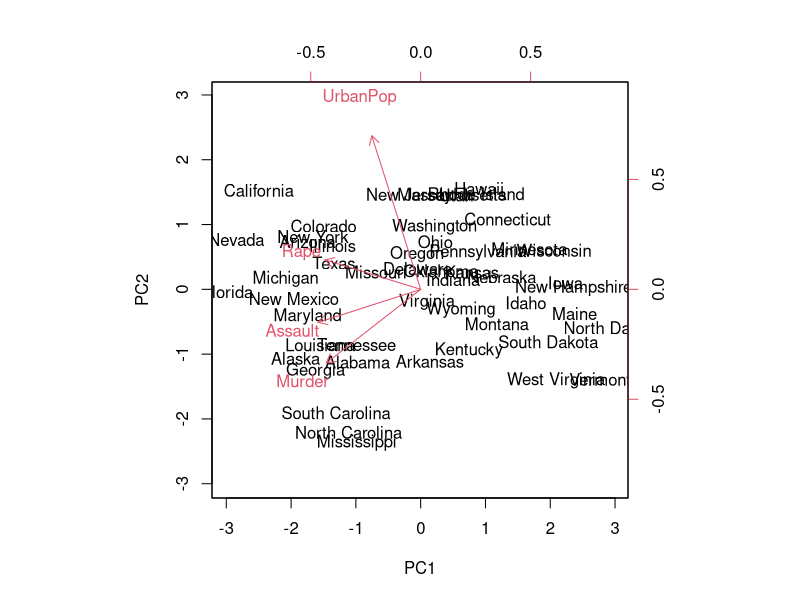
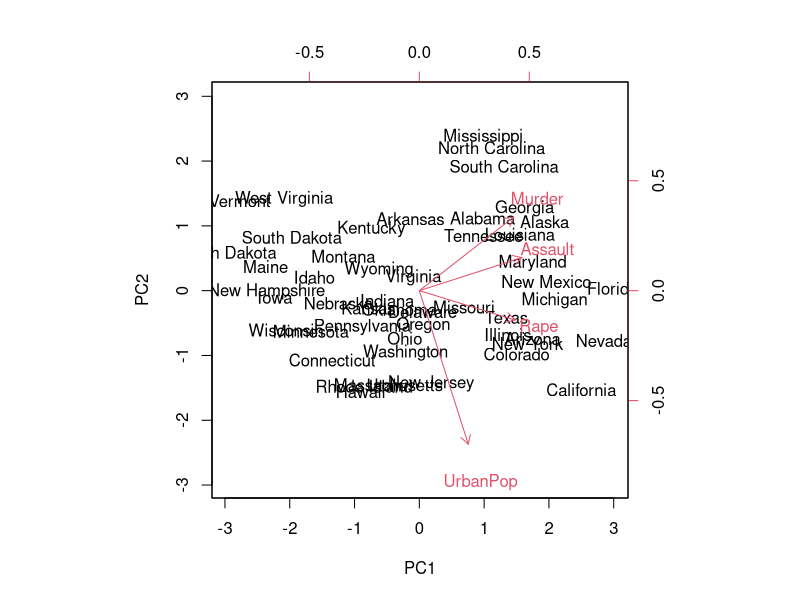
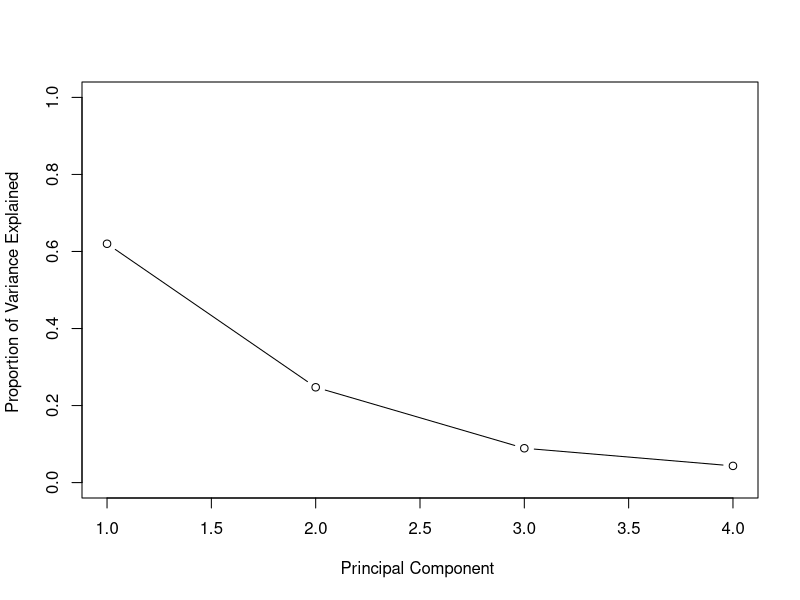
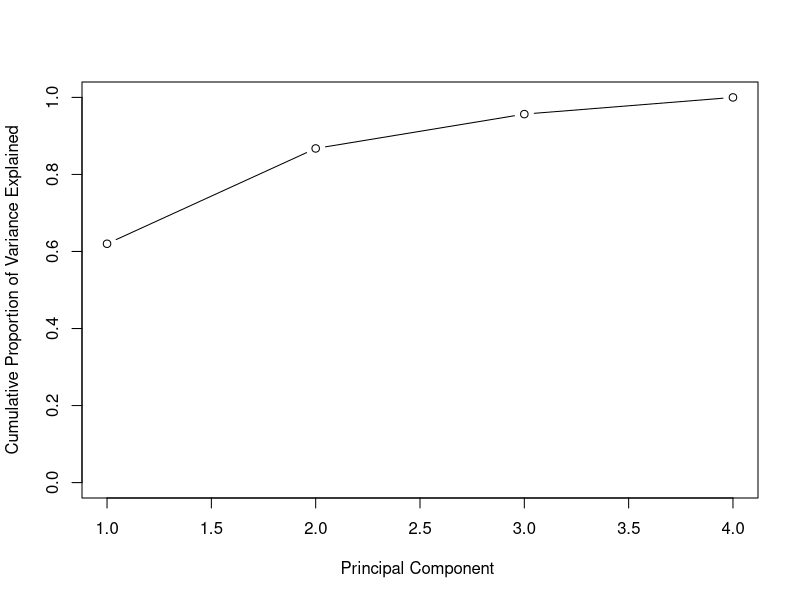

These charts were generated, in order, by the following R code:
USArrests
View(USArrests)
states=row.names(USArrests)
states
names(USArrests) 
apply(USArrests , 1, mean) 
apply(USArrests , 1, var)
apply(USArrests , 2, mean) 
apply(USArrests , 2, var)
pr.out=prcomp(USArrests , scale=TRUE)
names(pr.out) 
pr.out$center 
pr.out$scale 
pr.out$rotation 
dim(pr.out$x) 
biplot(pr.out , scale=0)

pr.out$rotation=-pr.out$rotation
pr.out$x=-pr.out$x
biplot(pr.out , scale=0)
pr.out$sdev 
pr.var=pr.out$sdev ^2
pr.var 
pve=pr.var/sum(pr.var)
pve 
plot(pve , xlab="Principal Component ", ylab="Proportion of Variance Explained ", ylim=c(0,1),type="b")
plot(cumsum(pve), xlab="Principal Component ", ylab=" Cumulative Proportion of Variance Explained ", ylim=c(0,1), type="b")

k <- 2
data_pca <- predict(pr.out, newdata = USArrests)[, 1:k]
print(data_pca)
